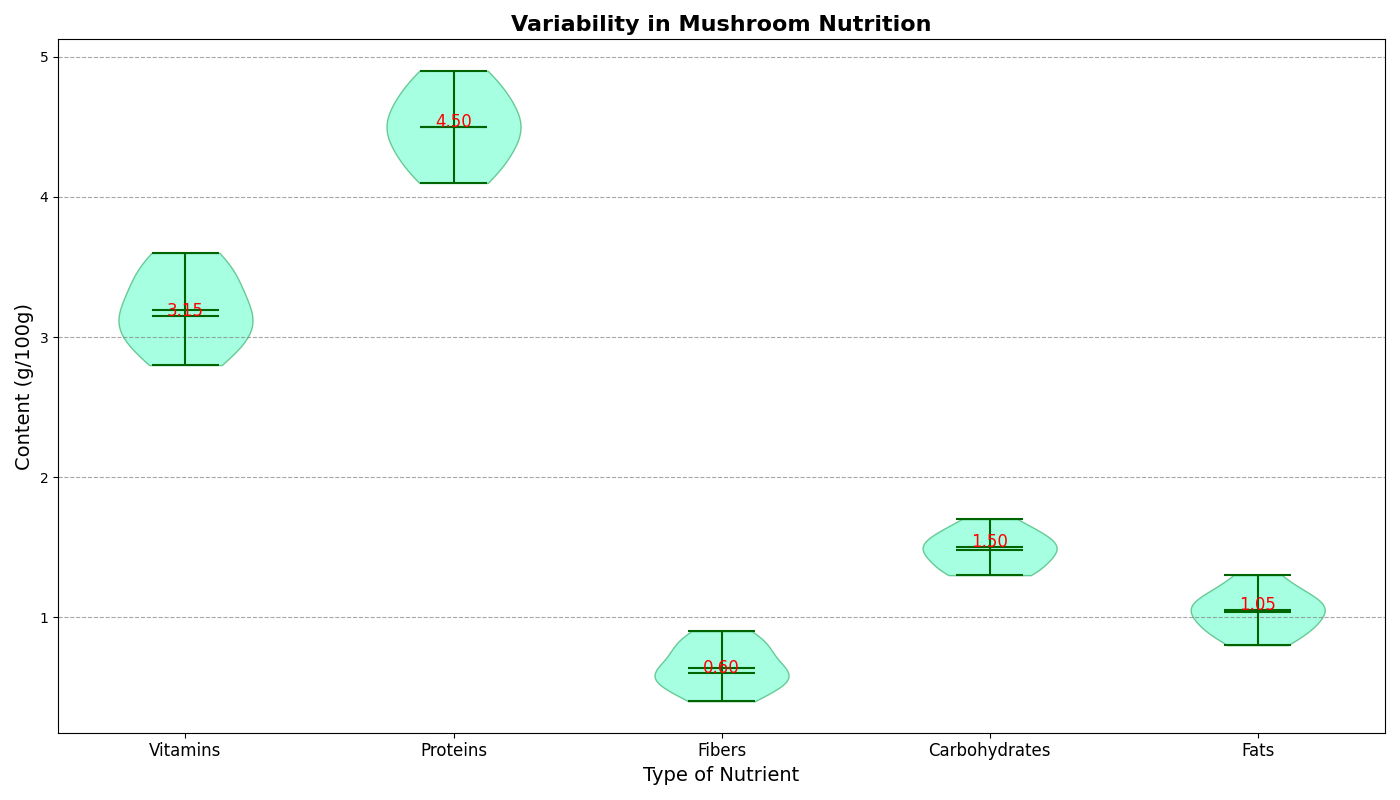

Source code (Python):
import matplotlib.pyplot as plt
import numpy as np

proteins = [3.1, 3.5, 2.8, 3.0, 3.2, 3.6, 3.4, 2.9, 3.3, 3.1]
carbohydrates = [4.5, 4.3, 4.9, 4.6, 4.4, 4.7, 4.2, 4.8, 4.1, 4.5]
fats = [0.5, 0.8, 0.6, 0.4, 0.7, 0.6, 0.5, 0.9, 0.8, 0.6]
fibers = [1.4, 1.5, 1.3, 1.6, 1.5, 1.4, 1.7, 1.3, 1.5, 1.6]
vitamins = [0.9, 1.1, 1.0, 0.8, 1.1, 1.2, 1.0, 0.9, 1.3, 1.1]

data = [proteins, carbohydrates, fats, fibers, vitamins]
nutrient_labels = ['Vitamins', 'Proteins', 'Fibers', 'Carbohydrates', 'Fats']  # Shuffled labels

fig, ax = plt.subplots(figsize=(14, 8))

violin_parts = ax.violinplot(data, showmeans=True, showmedians=True)
for pc in violin_parts['bodies']:
    pc.set_facecolor('aquamarine')
    pc.set_edgecolor('mediumseagreen')
    pc.set_alpha(0.7)
for partname in ('cbars', 'cmins', 'cmaxes', 'cmedians', 'cmeans'):
    vp = violin_parts[partname]
    vp.set_edgecolor('darkgreen')
    vp.set_linewidth(1.5)

medians = [np.median(nutrient) for nutrient in data]
for i, median in enumerate(medians):
    plt.text(i + 1, median, f'{median:.2f}', horizontalalignment='center', size=12, color='red')

ax.set_title('Variability in Mushroom Nutrition', fontsize=16, weight='bold')  # Altered title
ax.set_xlabel('Type of Nutrient', fontsize=14)  # Altered x-axis label
ax.set_ylabel('Content (g/100g)', fontsize=14)  # Altered y-axis label
ax.set_xticks(range(1, len(data) + 1))
ax.set_xticklabels(nutrient_labels, fontsize=12)  # Shuffled group labels
ax.yaxis.grid(True, linestyle='--', which='major', color='grey', alpha=0.7)

plt.tight_layout()

plt.show()
